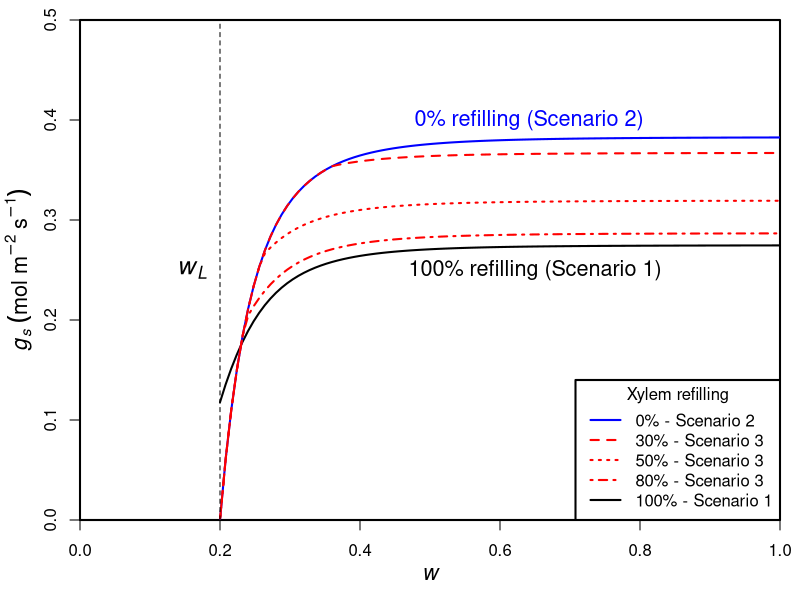

The R script that drew this image:

options(digits=3)
#######################################################################################################
# Scenario 1
#######################################################################################################
# gsmax
gsmaxf1 <- function(w,
                    a=1.6, nZ=0.5, p=43200, l=1.8e-5, LAI=1, h=l*a*LAI/nZ*p, VPD=0.02,
                    pe=-1.58*10^-3, b=4.38, h2=h/1000, kxmax=5, c=2.64, d=3.54){
  
  # xylem conductance function
  kxf <- function(x)kxmax*exp(-(-x/d)^c)
  # minimum xylem water potential function for given w
  pxminf <- function(w){
    ps <- pe*w^(-b)
    f1 <- function(x)-((ps-x)*h2*kxf(x))
    res <- optimize(f1, c(-20,0), tol=.Machine$double.eps)$minimum
    return(res)
  }
  
  ps <- pe*w^(-b)
  pxmin <- pxminf(w)
  res <- (ps-pxmin)*h2*kxf(pxmin)/(h*VPD)
  return(res)
}
# Af(gs, ca)
Af1 <- function(gs, ca,
                Vcmax=50, cp=30, Km=703, Rd=1, LAI=1)LAI*1/2*(Vcmax+(Km+ca)*gs-Rd-((Vcmax)^2+2*Vcmax*(Km-ca+2*cp)*gs+((ca+Km)*gs+Rd)^2-2*Rd*Vcmax)^(1/2))
# mf(w, gs)
mf1 <- function(w, gs,
                a=1.6, LAI=1, nZ=0.5, p=43200, l=1.8e-5, h=l*a*LAI/nZ*p, VPD=0.02,
                pe=-1.58*10^-3, b=4.38, h2=h/1000, kxmax=5, c=2.64, d=3.54, h3=10){
  
  # xylem conductance function
  kxf <- function(x)kxmax*exp(-(-x/d)^c)
  # minimum xylem water potential function for given w
  pxminf <- function(w){
    ps <- pe*w^(-b)
    f1 <- function(x)(ps-x)*h2*kxf(x)
    res <- optimize(f1, c(-20,0), tol=.Machine$double.eps, maximum=T)$maximum
    return(res)
  }
  # xylem water potential function
  pxf <- function(w, gs){
    ps <- pe*w^(-b)
    pxmin <- pxminf(w)
    f1 <- function(x)((ps-x)*h2*kxf(x)-h*VPD*gs)^2
    res <- optimize(f1, c(pxmin, ps), tol=.Machine$double.eps)$minimum
    return(res)
  }
  
  px <- pxf(w, gs)
  kx <- kxf(px)
  PLC <- 1-kx/kxmax
  res <- h3*PLC
  return(res)
}

# B(w, gs)
Bf1 <- function(w, gs, ca)Af1(gs, ca)-mf1(w, gs)

# ESS stomatal behaviour function
ESSf1 <- function(w, ca){
  f1 <- function(gs)Bf1(w, gs, ca)
  res <- optimize(f1, c(0, gsmaxf1(w)), tol=.Machine$double.eps, maximum=T)
  return(res$maximum)
}
#######################################################################################################
# Scenario 2
#######################################################################################################
# gswL(w)
gswLf2 <- function(w, wL,
                   a=1.6, nZ=0.5, p=43200, l=1.8e-5, LAI=1, h=l*a*LAI/nZ*p, VPD=0.02,
                   pe=-1.58*10^-3, b=4.38, h2=h/1000, kxmax=5, c=2.64, d=3.54){
  # xylem conductance function
  kxf <- function(x)kxmax*exp(-(-x/d)^c)
  
  pxmin <- pe*wL^(-b)
  res <- (pe*w^-b-pxmin)*h2*kxf(pxmin)/(h*VPD)
  return(res)
}
#######################################################################################################
# Scenario 3
#######################################################################################################
# the original PLC(px)
PLCf3 <- function(px, c=2.64, d=3.54)1-exp(-(-px/d)^c)

# modified gsmax
gsmaxfm3 <- function(w, wL,
                     a=1.6, nZ=0.5, p=43200, l=1.8e-5, LAI=1, h=l*a*LAI/nZ*p, VPD=0.02,
                     pe=-1.58*10^-3, b=4.38, h2=h/1000, kxmax=5, c=2.64, d=3.54){
  
  pxL <- pe*wL^(-b)
  # modified PLC
  PLCfm <- function(x)PLCf3(pxL)-(PLCf3(pxL)-PLCf3(x))*pkx
  # modified xylem conductance function
  kxfm <- function(x)kxmax*(1-PLCfm(x))
  
  ps <- pe*w^(-b)
  f1 <- function(x)(ps-x)*h2*kxfm(x)/(h*VPD)
  
  res <- ifelse(pxL<ps, optimize(f1, c(pxL,ps), tol=.Machine$double.eps, maximum=T)$objective, 0)
  return(res)
}

# Af(gs)
Af3 <- function(gs, Vcmax=50, cp=30, Km=703, Rd=1, LAI=1)LAI*1/2*(Vcmax+(Km+ca)*gs-Rd-((Vcmax)^2+2*Vcmax*(Km-ca+2*cp)*gs+((ca+Km)*gs+Rd)^2-2*Rd*Vcmax)^(1/2))

# modified mf(w, gs)
mf3 <- function(w, gs, wL,
                a=1.6, LAI=1, nZ=0.5, p=43200, l=1.8e-5, h=l*a*LAI/nZ*p, VPD=0.02,
                pe=-1.58*10^-3, b=4.38, h2=h/1000, kxmax=5, c=2.64, d=3.54, h3=10){
  
  pxL <- pe*wL^(-b)
  # modified PLC
  PLCfm <- function(x)PLCf3(pxL)-(PLCf3(pxL)-PLCf3(x))*pkx
  # xylem conductance function
  kxfm <- function(x)kxmax*(1-PLCfm(x))
  # minimum xylem water potential function for given w
  pxminf <- function(w){
    ps <- pe*w^(-b)
    f1 <- function(x)(ps-x)*h2*kxfm(x)
    res <- ifelse(pxL<ps, optimize(f1, c(pxL, ps), tol=.Machine$double.eps, maximum=T)$maximum, ps)
    return(res)
  }
  # xylem water potential function
  pxf <- function(w, gs){
    ps <- pe*w^(-b)
    pxmin <- pxminf(w)
    f1 <- function(x)((ps-x)*h2*kxfm(x)-h*VPD*gs)^2
    res <- ifelse(pxmin<ps, optimize(f1, c(pxmin, ps), tol=.Machine$double.eps)$minimum, ps)
    return(res)
  }
  
  px <- pxf(w, gs)
  kx <- kxfm(px)
  PLC <- 1-kx/kxmax
  res <- h3*(PLC-PLCfm(0))
  return(res)
}

# modified B(w, gs)
Bf3 <- function(w, gs, wL)Af3(gs)-mf3(w, gs, wL)

# family ESS
gswLf3 <- function(w, wL){
  Bfm1 <- function(gs)Bf3(w, gs, wL)
  gsmaxfm1 <- function(w)gsmaxfm3(w, wL)
  res <- ifelse(0<gsmaxfm1(w), optimize(Bfm1, c(0, gsmaxfm1(w)), tol=.Machine$double.eps, maximum=T)$maximum, 0)
  return(res)
}

# LHS endpoint
wLLf3 <- function(wL){
  Bfm1 <- function(w)Bf3(w, gswLf3(w, wL), wL)
  res <- uniroot(Bfm1, c(wL, 1), tol=.Machine$double.eps)
  return(res)
}
#######################################################################################################

# Figure
windows(8, 6)
par(mgp=c(2.2, 1, 0), xaxs="i", yaxs="i", lwd=2, mar=c(4, 4, 1, 1), mfrow=c(1, 1))
# given wL=0.2
ca <- 400
wL <- 0.2

ESSf11 <- Vectorize(function(w)ESSf1(w, ca))
gswLf21 <- Vectorize(function(w)gswLf2(w, wL))
gswLf31 <- Vectorize(function(w)gswLf3(w, wL))

curve(ESSf11, wL, 1,
      xlim=c(0, 1), ylim=c(0, 0.5),
      xlab=expression(italic(w)),
      ylab=expression(italic(g[s])~(mol~m^-2~s^-1)),
      cex.lab=1.3)
curve(gswLf21, wL, 1, col="blue", add=T)
pkx <- 0.3
wLL1 <- wLLf3(wL)
curve(gswLf31, wLL1$root, 1, col="red", lty=2, add=T)
pkx <- 0.5
wLL2 <- wLLf3(wL)
curve(gswLf31, wLL2$root, 1, col="red", lty=3, add=T)
pkx <- 0.8
wLL3 <- wLLf3(wL)
curve(gswLf31, wLL3$root, 1, col="red", lty=4, add=T)
abline(v=wL, lty=2, lwd=1)

text(0.16, 0.25, expression(italic(w[L])), cex=1.5)
text(0.65, 0.25, "100% refilling (Scenario 1)", col="black", cex=1.3)
text(0.65, 0.4, "0% refilling (Scenario 2)  ", col="blue", cex=1.3)
legend("bottomright", title="Xylem refilling", expression("0% - Scenario 2", "30% - Scenario 3", "50% - Scenario 3", "80% - Scenario 3", "100% - Scenario 1"), lty=c(1, 2, 3, 4, 1), col=c("blue", "red", "red", "red", "black"))

## different wL
#ESSf11 <- Vectorize(function(w)ESSf1(w, ca))
#
#curve(ESSf11, 0.18, 1,
#      xlim=c(0, 1), ylim=c(0, 0.5),
#      main=expression(varing~italic(w[L])),
#      xlab=expression(italic(w)),
#      ylab=expression(italic(g[s])~(mol~m^-2~s^-1)),
#      cex.lab=1.3)
#
#wL <- 0.17
#curve(gswLf21, wL, 1, col="orange", add=T)
#wL <- 0.2
#curve(gswLf21, wL, 1, col="blue", add=T)
#wL <- 0.25
#curve(gswLf21, wL, 1, col="darkgreen", add=T)
#legend("bottomright", expression("Scenario 1", "Scenario 2 with"~italic(w[L]==0.17), "Scenario 2 with"~italic(w[L]==0.2), "Scenario 2 with"~italic(w[L]==0.25)), lty=c(1, 1, 1, 1), col=c("black", "orange", "blue", "darkgreen"))
#